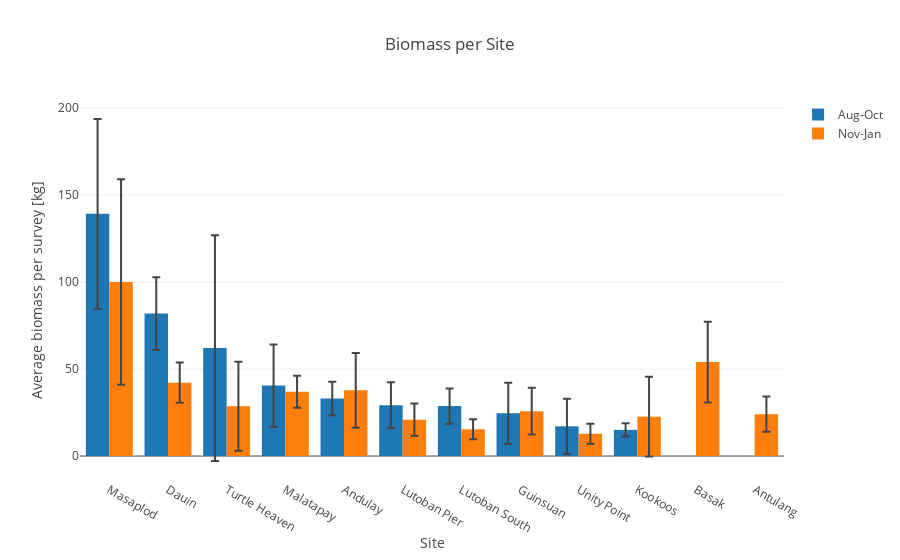

The cell this chart's notebook holds for it:
### Code cell
biomass_per_site = biomass_per_site.sort_values(['biomass_sum'], ascending=[False])
season1 = go.Bar(x=biomass_per_site[biomass_per_site['season'] == "Aug-Oct"].site,
                 y=biomass_per_site[biomass_per_site['season'] == "Aug-Oct"].biomass_sum,
                 error_y=dict(
                   type='data',
                   array=biomass_per_site[biomass_per_site['season'] == "Aug-Oct"].biomass_ci,
                   visible=True
                 ),
                 name='Aug-Oct')
season2 = go.Bar(x=biomass_per_site[biomass_per_site['season'] == "Nov-Jan"].site,
                 y=biomass_per_site[biomass_per_site['season'] == "Nov-Jan"].biomass_sum,
                 error_y=dict(
                   type='data',
                   array=biomass_per_site[biomass_per_site['season'] == "Nov-Jan"].biomass_ci,
                   visible=True
                 ),
                 name='Nov-Jan')
layout = go.Layout(title="Biomass per Site",
                xaxis=dict(title='Site'),
                yaxis=dict(title='Average biomass per survey [kg]'))
fig = go.Figure(data=[season1, season2], layout=layout)
py.iplot(fig, show_link=False)
# Use py.plot(..., image='png', filename=...) to export an image.

### Figure 1 — Plotly figure (JSON) as saved in the notebook; plotly's stock layout.template omitted (floating-point values rounded to 4 significant figures)
{"data": [{"error_y": {"array": [54.52, 20.9, 64.87, 23.65, 9.632, 13.16, 10.1, 17.48, 15.88, 3.855], "type": "data", "visible": true}, "name": "Aug-Oct", "type": "bar", "x": ["Masaplod", "Dauin", "Turtle Heaven", "Malatapay", "Andulay", "Lutoban Pier", "Lutoban South", "Guinsuan", "Unity Point", "Kookoos"], "y": [139.2, 81.87, 62.02, 40.49, 33.09, 29.26, 28.71, 24.59, 17.07, 15.04]}, {"error_y": {"array": [59.0, 23.17, 11.58, 21.53, 9.176, 25.55, 13.45, 10.15, 22.96, 9.288, 5.762, 5.736], "type": "data", "visible": true}, "name": "Nov-Jan", "type": "bar", "x": ["Masaplod", "Basak", "Dauin", "Andulay", "Malatapay", "Turtle Heaven", "Guinsuan", "Antulang", "Kookoos", "Lutoban Pier", "Lutoban South", "Unity Point"], "y": [100.0, 54.01, 42.16, 37.76, 36.91, 28.6, 25.81, 24.07, 22.64, 20.91, 15.38, 12.82]}], "layout": {"title": "Biomass per Site", "xaxis": {"title": "Site"}, "yaxis": {"title": "Average biomass per survey [kg]"}}}
